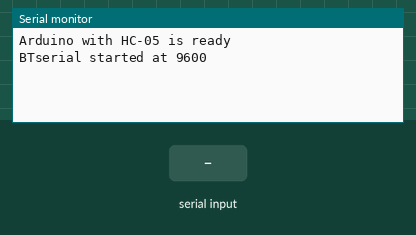
Bench run of a sketch on a simulated Arduino Uno, built with avr-gcc and run on an emulated ATmega328P. Shown: the last lines printed to the serial monitor. Inputs (shaded band) come from the test bench.

Above: at 1.2 s.
1.3 s: "1" received over the second serial link
At 1.6 s:
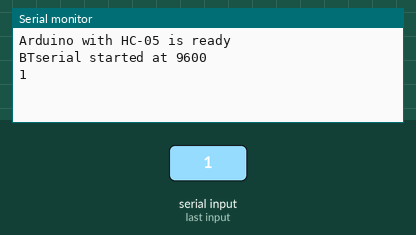
2.8 s: "0" received over the second serial link
At 4.0 s:
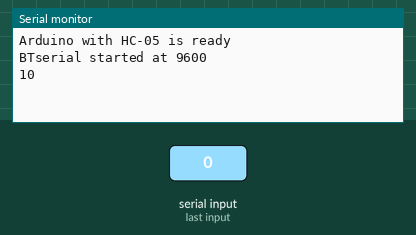

Measured:
- after the input at 1.3 s, the serial monitor: prints a new line at once (image 1)
- after the input at 2.8 s, the serial monitor: prints a new line at once (image 2)

The sketch:

transmitter.ino
```cpp
#include <SoftwareSerial.h>
#define LED 13
SoftwareSerial BT1serial(2, 3); // RX | TX

char c = ' ';

void setup()
{
  // start the serial communication with the host computer
  Serial.begin(9600);
  Serial.println("Arduino with HC-05 is ready");

  // start communication with the HC-05 using 9600
  BT1serial.begin(9600);
  Serial.println("BTserial started at 9600");
}

void loop()
{

  // Keep reading from HC-05 and send to Arduino Serial Monitor
  if (BT1serial.available())
  {
    c = BT1serial.read();
    Serial.write(c);
  }

  // Keep reading from Arduino Serial Monitor and send to HC-05
  if (Serial.available())
  {
    c =  Serial.read();
    BT1serial.write(c);
  }
}
```
